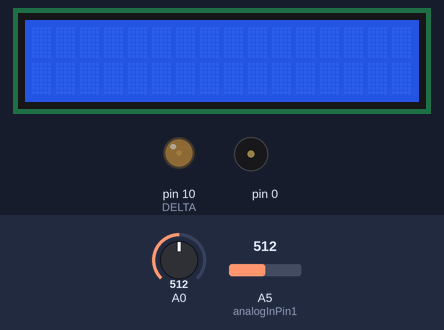
Bench run of a sketch on a simulated Arduino Uno, built with avr-gcc and run on an emulated ATmega328P. Parts: 16×2 character LCD, output pins drawn as LEDs (lit = HIGH), buzzer (waves = sounding). The inputs (shaded band) are chosen by the test bench; at power-on: A0 = 512, A5 (analogInPin1) = 512.

Above: at 1.2 s.
1.3 s: A0 set to 742
2.8 s: A0 set to 773
At 4.2 s:
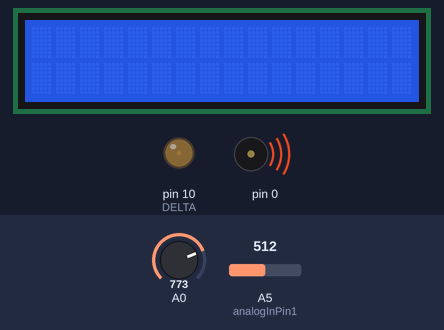
Timing chart, 0 to 5.8 s (numbered marks = the images above; inputs shaded):
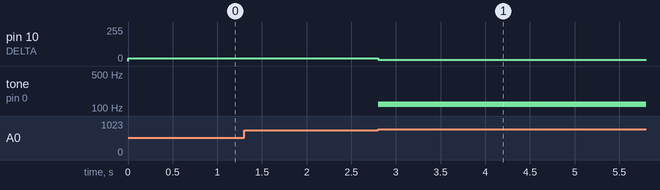

Measured:
- the behaviour switches between 759 and 760 on A0 (found by bisection; images 0 and 1)
- after the input at 1.3 s, every drawn part: stays the same
- after the input at 2.8 s, pin 10 (DELTA): 20/255 → 10/255 at once; tone on pin 0: silent → 120 Hz at once

The sketch:

LCD_GAS.ino
```cpp
#include <LiquidCrystal.h>
#include <LCDKeypad.h>
const int analogInPin1 = A5;
int GasSensor1 = 0;
#define DELTA 10
LCDKeypad lcd;
unsigned char bckl=20;

void setup()
{
pinMode(DELTA, OUTPUT);
analogWrite(10, bckl);
lcd.begin(16, 2);
lcd.clear();
}
void loop()
{
int btn;
int x = analogRead (0);
while ((btn=lcd.button())==KEYPAD_NONE)
{
GasSensor1 = analogRead(analogInPin1);
lcd.setCursor(0, 0);
lcd.print("Natural Gas LPG:");
lcd.setCursor(0, 1);
lcd.print(GasSensor1);
lcd.setCursor(8, 1);
lcd.print("PPM");
if(GasSensor1>30)
{tone(12, 120);}
else{noTone(12);}
lcd.clear();
}
delay(10);
lcd.noBlink();
//wait for button release
while(lcd.button()!=KEYPAD_NONE){}
//adjust the backlight
if(btn==KEYPAD_RIGHT)
{if((0xFF-DELTA)>=bckl)
bckl +=DELTA;
else bckl=0xFF;}
else if(btn==KEYPAD_LEFT)
{if(DELTA<=bckl)
bckl -= DELTA;
else bckl = 0;}
analogWrite(10, bckl);
}
```
